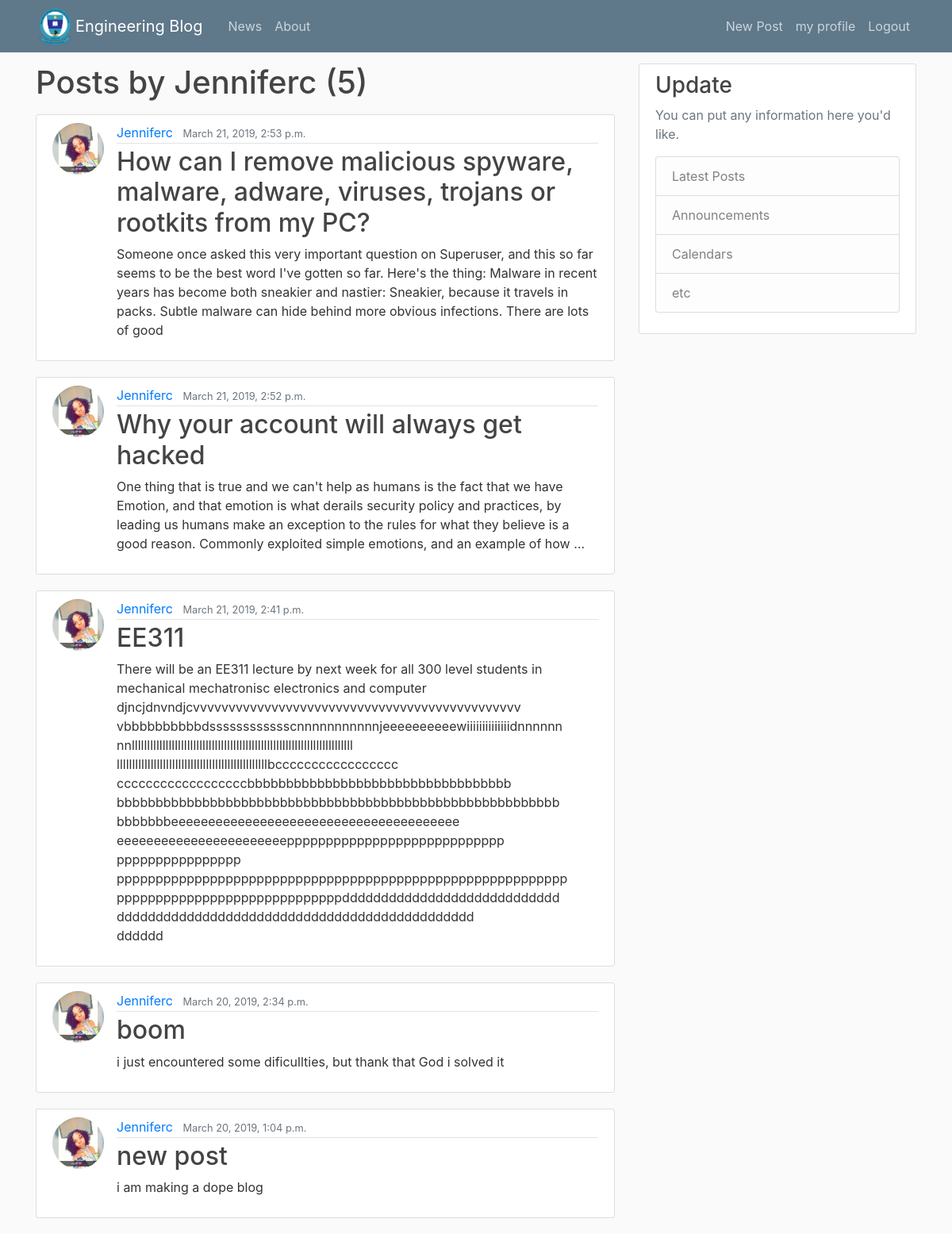
/user/Jenniferc (signed in), run on the app's committed database.
### pages/models.py (models this page shows, shortened)
class Post(models.Model):
    tittle = models.CharField(max_length=100)
    content = models.TextField()
    date_posted = models.DateTimeField(auto_now_add=True)
    author = models.ForeignKey(User, on_delete=models.CASCADE)

### users/models.py (models this page shows)
class Profile(models.Model):
    user =  models.OneToOneField(User, on_delete = models.CASCADE)
    image = models.ImageField(default='default.jpg', upload_to = 'profile_pics')

### pages/views.py (the view)
# urls.py: path('user/<str:username>', UserPostListView.as_view(), name="user-posts"),
class UserPostListView(ListView):
     model = Post
     template_name='user_posts.html'
     context_object_name='posts'
     ordering=['-date_posted']
     paginate_by = 5
     def get_queryset(self):
         user = get_object_or_404(User, username=self.kwargs.get('username'))
         return Post.objects.filter(author=user).order_by('-date_posted')

### pages/Templates/user_posts.html (shortened to what this page needs)
{% extends "base.html"%}
{% block content %}
<h1 class="mb-3">Posts by {{view.kwargs.username}}  ({{page_obj.paginator.count}})</h1>
    {% for post in posts %}
           <article class="media content-section">
             <img class="rounded-circle article-img" src="{{post.author.profile.image.url}}">
               <div class="media-body">
                 <div class="article-metadata">
                   <a class="mr-2" href="{% url 'user-posts' post.author.username %}">{{ post.author }}</a>
                   <small class="text-muted">{{ post.date_posted }}</small>
                  </div>
                 <h2><a class="article-title" href="{% url 'post-detail' post.id %}">{{ post.tittle }}</a></h2>
                <p class="article-content">{{ post.content }}</p>
               </div>
           </article>
    {% endfor %}
{% endblock content %}

### pages/Templates/base.html (style rules this page uses)
body { background: #fafafa; color: #333333; margin-top: 5rem; }
h1, h2, h3, h4, h5, h6 { color: #444444; }
.content-section { background: #ffffff; padding: 10px 20px; border: 1px solid #dddddd; border-radius: 3px; margin-bottom: 20px; }
.article-title { color: #444444; }
.article-content { white-space: pre-line; }
.article-img { height: 65px; width: 65px; margin-right: 16px; }
.article-metadata { padding-bottom: 1px; margin-bottom: 4px; border-bottom: 1px solid #e3e3e3 }

### data on the page
Post: author.profile.image (picture), author "Jenniferc", date_posted "March 21, 2019, 2:53 p.m.", tittle "How can I remove malicious spyware, malware, adware, viruses, trojans or rootkits from my PC?", content "Someone once asked this very important question on Superuser, and this so far seems to be the best word I've gotten so far. Here's the thing: Malware in recent years has become both sneakier and nastier: Sneakier, because it travels in packs. Subtle malware can hide behind more obvious infections. There are lots of good"
Post: author.profile.image (picture), author "Jenniferc", date_posted "March 21, 2019, 2:52 p.m.", tittle "Why your account will always get hacked", content "One thing that is true and we can't help as humans is the fact that we have Emotion, and that emotion is what derails security policy and practices, by leading us humans make an exception to the rules for what they believe is a good reason. Commonly exploited simple emotions, and an example of how …"
Post: author.profile.image (picture), author "Jenniferc", date_posted "March 21, 2019, 2:41 p.m.", tittle "EE311", content "There will be an EE311 lecture by next week for all 300 level students in mechanical mechatronisc electronics and computer djncjdnvndjcvvvvvvvvvvvvvvvvvvvvvvvvvvvvvvvvvvvvvvvvvvvvvv vbbbbbbbbbbdsssssssssssscnnnnnnnnnnnjeeeeeeeeeewiiiiiiiiiiiiiidnnnnnn nnllllllllllllllllllllllllllllllllllllllllllllllllllllllllllllllllllllllll lllllllllllllllllllllllllllllllllllllllllllllllllbccccccccccccccccc ccccccccccccccccccbbbbbbbbbbbbbbbbbbbbbbbbbbbbbbbbbb bbbbbbbbbbbbbbbbbbbbbbbbbbbbbbbbbbbbbbbbbbbbbbbbbbbbbbbbb bbbbbbbeeeeeeeeeeeeeeeeeeeeeeeeeeeeeeeeeeeeeee eeeeeeeeeeeeeeeeeeeeeeepppppppppppppppppppppppppppp pppppppppppppppp pppppppppppppppppppppppppppppppppppppppppppppppppppppppppp…"
Post: author.profile.image (picture), author "Jenniferc", date_posted "March 20, 2019, 2:34 p.m.", tittle "boom", content "i just encountered some dificullties, but thank that God i solved it"
Post: author.profile.image (picture), author "Jenniferc", date_posted "March 20, 2019, 1:04 p.m.", tittle "new post", content "i am making a dope blog"

### other printed values
{{ view.kwargs.username }} "Jenniferc"
{{ page_obj.paginator.count }} "5"
